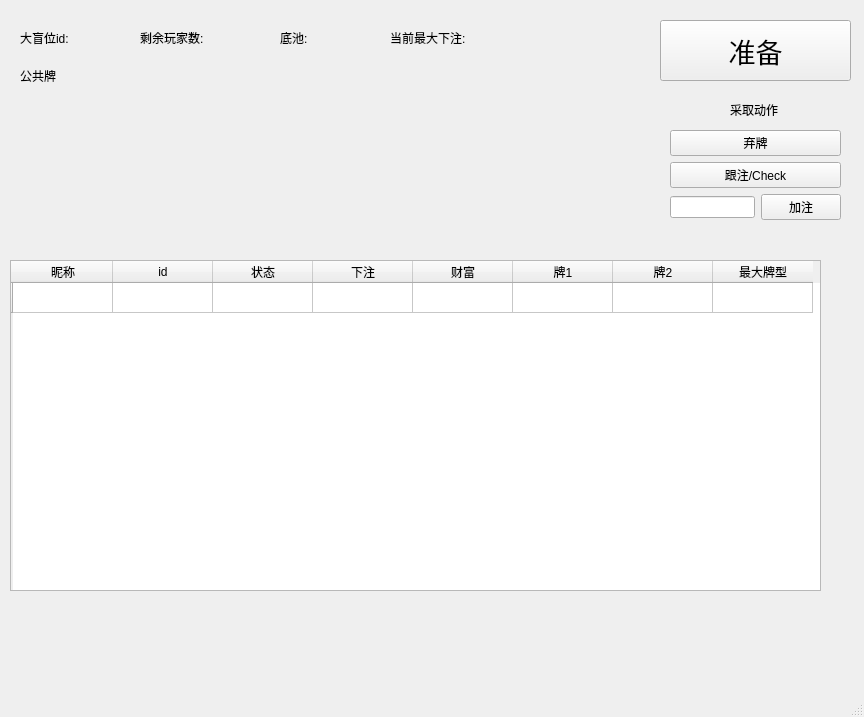
<?xml version="1.0" encoding="UTF-8"?>
<ui version="4.0">
 <class>MainWindow</class>
 <widget class="QMainWindow" name="MainWindow">
  <property name="geometry">
   <rect>
    <x>0</x>
    <y>0</y>
    <width>864</width>
    <height>717</height>
   </rect>
  </property>
  <property name="windowTitle">
   <string>MainWindow</string>
  </property>
  <widget class="QWidget" name="centralwidget">
   <widget class="QLabel" name="label">
    <property name="geometry">
     <rect>
      <x>20</x>
      <y>70</y>
      <width>54</width>
      <height>12</height>
     </rect>
    </property>
    <property name="text">
     <string>公共牌</string>
    </property>
   </widget>
   <widget class="QLabel" name="pc1">
    <property name="geometry">
     <rect>
      <x>10</x>
      <y>90</y>
      <width>111</width>
      <height>151</height>
     </rect>
    </property>
    <property name="text">
     <string/>
    </property>
    <property name="pixmap">
     <pixmap>../../Pic/53.GIF</pixmap>
    </property>
   </widget>
   <widget class="QLabel" name="pc2">
    <property name="geometry">
     <rect>
      <x>140</x>
      <y>90</y>
      <width>111</width>
      <height>151</height>
     </rect>
    </property>
    <property name="text">
     <string/>
    </property>
    <property name="pixmap">
     <pixmap>../../Pic/53.GIF</pixmap>
    </property>
   </widget>
   <widget class="QLabel" name="pc3">
    <property name="geometry">
     <rect>
      <x>270</x>
      <y>90</y>
      <width>111</width>
      <height>151</height>
     </rect>
    </property>
    <property name="text">
     <string/>
    </property>
    <property name="pixmap">
     <pixmap>../../Pic/53.GIF</pixmap>
    </property>
   </widget>
   <widget class="QLabel" name="pc4">
    <property name="geometry">
     <rect>
      <x>400</x>
      <y>90</y>
      <width>111</width>
      <height>151</height>
     </rect>
    </property>
    <property name="text">
     <string/>
    </property>
    <property name="pixmap">
     <pixmap>../../Pic/53.GIF</pixmap>
    </property>
   </widget>
   <widget class="QLabel" name="pc5">
    <property name="geometry">
     <rect>
      <x>530</x>
      <y>90</y>
      <width>111</width>
      <height>151</height>
     </rect>
    </property>
    <property name="text">
     <string/>
    </property>
    <property name="pixmap">
     <pixmap>../../Pic/53.GIF</pixmap>
    </property>
   </widget>
   <widget class="QTableWidget" name="tableWidget">
    <property name="geometry">
     <rect>
      <x>10</x>
      <y>260</y>
      <width>811</width>
      <height>331</height>
     </rect>
    </property>
    <property name="autoFillBackground">
     <bool>false</bool>
    </property>
    <property name="rowCount">
     <number>1</number>
    </property>
    <row>
     <property name="text">
      <string/>
     </property>
    </row>
    <column>
     <property name="text">
      <string>昵称</string>
     </property>
    </column>
    <column>
     <property name="text">
      <string>id</string>
     </property>
    </column>
    <column>
     <property name="text">
      <string>状态</string>
     </property>
    </column>
    <column>
     <property name="text">
      <string>下注</string>
     </property>
    </column>
    <column>
     <property name="text">
      <string>财富</string>
     </property>
    </column>
    <column>
     <property name="text">
      <string>牌1</string>
     </property>
    </column>
    <column>
     <property name="text">
      <string>牌2</string>
     </property>
    </column>
    <column>
     <property name="text">
      <string>最大牌型</string>
     </property>
    </column>
    <item row="0" column="0">
     <property name="text">
      <string/>
     </property>
    </item>
    <item row="0" column="1">
     <property name="text">
      <string/>
     </property>
    </item>
    <item row="0" column="2">
     <property name="text">
      <string/>
     </property>
    </item>
    <item row="0" column="3">
     <property name="text">
      <string/>
     </property>
    </item>
    <item row="0" column="4">
     <property name="text">
      <string/>
     </property>
    </item>
    <item row="0" column="5">
     <property name="text">
      <string/>
     </property>
    </item>
   </widget>
   <widget class="QLabel" name="label_bb">
    <property name="geometry">
     <rect>
      <x>20</x>
      <y>30</y>
      <width>71</width>
      <height>16</height>
     </rect>
    </property>
    <property name="text">
     <string>大盲位id:</string>
    </property>
   </widget>
   <widget class="QLabel" name="label_leftplayers">
    <property name="geometry">
     <rect>
      <x>140</x>
      <y>30</y>
      <width>101</width>
      <height>16</height>
     </rect>
    </property>
    <property name="text">
     <string>剩余玩家数:</string>
    </property>
   </widget>
   <widget class="QLabel" name="label_pot">
    <property name="geometry">
     <rect>
      <x>280</x>
      <y>30</y>
      <width>101</width>
      <height>16</height>
     </rect>
    </property>
    <property name="text">
     <string>底池:</string>
    </property>
   </widget>
   <widget class="QLabel" name="label_maxbet">
    <property name="geometry">
     <rect>
      <x>390</x>
      <y>30</y>
      <width>101</width>
      <height>16</height>
     </rect>
    </property>
    <property name="text">
     <string>当前最大下注:</string>
    </property>
   </widget>
   <widget class="QWidget" name="widget_action" native="true">
    <property name="enabled">
     <bool>true</bool>
    </property>
    <property name="geometry">
     <rect>
      <x>660</x>
      <y>90</y>
      <width>191</width>
      <height>141</height>
     </rect>
    </property>
    <widget class="QWidget" name="verticalLayoutWidget">
     <property name="geometry">
      <rect>
       <x>10</x>
       <y>40</y>
       <width>171</width>
       <height>91</height>
      </rect>
     </property>
     <layout class="QVBoxLayout" name="verticalLayout">
      <item>
       <widget class="QPushButton" name="pushButton_fold">
        <property name="text">
         <string>弃牌</string>
        </property>
       </widget>
      </item>
      <item>
       <widget class="QPushButton" name="pushButton_checkcall">
        <property name="text">
         <string>跟注/Check</string>
        </property>
       </widget>
      </item>
      <item>
       <layout class="QHBoxLayout" name="horizontalLayout">
        <item>
         <widget class="QLineEdit" name="lineEdit_raise"/>
        </item>
        <item>
         <widget class="QPushButton" name="pushButton_raise">
          <property name="text">
           <string>加注</string>
          </property>
         </widget>
        </item>
       </layout>
      </item>
     </layout>
    </widget>
    <widget class="QLabel" name="label_2">
     <property name="geometry">
      <rect>
       <x>70</x>
       <y>10</y>
       <width>51</width>
       <height>20</height>
      </rect>
     </property>
     <property name="text">
      <string>采取动作</string>
     </property>
    </widget>
   </widget>
   <widget class="QPushButton" name="pushButton_ready">
    <property name="geometry">
     <rect>
      <x>660</x>
      <y>20</y>
      <width>191</width>
      <height>61</height>
     </rect>
    </property>
    <property name="font">
     <font>
      <pointsize>20</pointsize>
     </font>
    </property>
    <property name="text">
     <string>准备</string>
    </property>
   </widget>
  </widget>
  <widget class="QMenuBar" name="menubar">
   <property name="geometry">
    <rect>
     <x>0</x>
     <y>0</y>
     <width>864</width>
     <height>23</height>
    </rect>
   </property>
  </widget>
  <widget class="QStatusBar" name="statusbar"/>
 </widget>
 <resources/>
 <connections/>
</ui>
